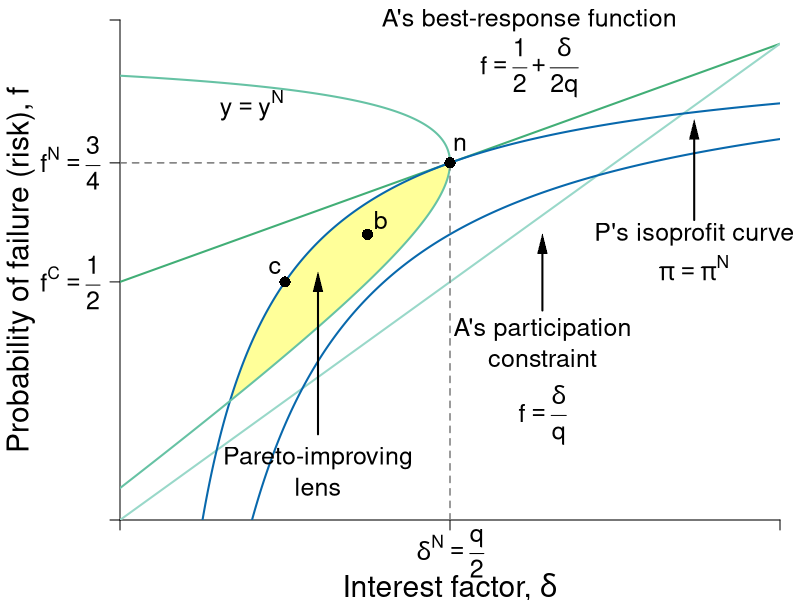

Here is the R script that generated this plot:
#Graph Designer: Simon Halliday, Scott Cohn, Harriet Brookes-Gray
#Authors: Bowles and Halliday
#Title: Coordination, Conflict and Competition: A Text in Microeconomics

library(shape)
pdf(file = "credit/credit_comparison.pdf", width = 8, height = 6)

#Set parameters for graphics
pointsize <- 1.8
axislabelsize <- 1.8
labelsize <- 1.5
namesize <- 1.8
annotatesize <- 1.5
graphlinewidth <- 2
segmentlinewidth <- 1.5

COL <- c("#7fc97f", "#beaed4", "#fdc086", "#ffff99", "#386cb0", "#f0027f", "#bf5b17", "#666666")
COLA <- c("#e0f3db", "#99d8c9","#66c2a4","#41ae76", "#238b45", "#005824")
COLB <- c("#c6dbef", "#4eb3d3", "#2b8cbe", "#0868ac","#084081")
COLC <- c("#fcfbfd", "#efedf5", "#dadaeb", "#bcbddc", "#9e9ac8", "#807dba", "#6a51a3", "#54278f", "#3f007d")
grays <- gray.colors(25, start = 1, end = 0)

#Edited the margins to cater for the larger LHS labels
par(mar =  c(4, 6, 1, 1))

brfFn <- function(delta, q = 1) {
  .5 + (delta / (2 * q)) 
}

PCFn <- function(delta, q = 1) {
  delta/q
}

isoreturnFn <- function(delta, pi=0.125) {
  1 - (pi)/delta
}


yFn <- function(d1, f1, q = 1){
  q*f1*(1 - f1) - d1*(1 - f1)
}

profitFn <- function(d1, q = 1){
  d1/2 - (1/(2*q))*(d1)^2
}

ylow <- function(delta, q = 1, ybar = 0.0625){
  (-sqrt(delta^2 - 2*delta*q + q^2 - 4*q*ybar) + delta + q)/(2*q)
}

yhigh <- function(delta, q = 1, ybar = 0.0625){
  (sqrt(delta^2 - 2*delta*q + q^2 - 4*q*ybar) + delta + q)/(2*q)
}

xlims <- c(0, 1)
ylims <- c(0, 1.05)

npts <- 501 
d1 <- seq(xlims[1], xlims[2], length.out = npts)
f1 <- seq(ylims[1], ylims[2], length.out = npts) 
a <- c(0.0625)

plot(0, 0, xlim = xlims, ylim = ylims, type = "n",
     xlab = expression(paste("")),
     ylab = expression(paste("")), 
     xaxt = "n", 
     yaxt = "n", 
     cex.lab = axislabelsize, 
     bty = "n", 
     xaxs = "i", 
     yaxs = "i"
)


ticksy <- c(ylims[1], 0.5, brfFn(delta = 0.5), ylims[2])
ylabels <- c(NA, expression(paste(f^{C} == frac(1,2))),expression(paste(f^{N} == frac(3,4))), NA)
ticksx <- c(xlims[1], 0.5, xlims[2])
xlabels <- c(NA, NA, NA)

axis(1, at = ticksx, pos = 0, labels = xlabels, cex.axis = labelsize)
axis(2, at = ticksy, pos = 0, labels = ylabels, las = 1, cex.axis = labelsize)

text(0.5, -0.07, expression(paste(delta^{N} == frac(q,2))), xpd = TRUE, cex = labelsize) 

npts <- 503 
xx1 <- seq(xlims[1], xlims[2], length.out = npts)
xx2 <- seq(0, 1, length.out = npts)
xx3 <- seq(0.01, xlims[2], length.out = npts)

xpoly1 <- seq(from = 0.168, to = 0.5, length.out = 500)
ypoly1 <- ylow(xpoly1)
ypoly2 <- isoreturnFn(xpoly1)
polygon(x = c(xpoly1, rev(xpoly1)), y = c(ypoly1, rev(ypoly2)), col = COL[4], density = NULL, border = NA)


#Draw the graphs
lines(xx1, brfFn(xx1), col = COLA[4], lwd = graphlinewidth)
lines(xx1, PCFn(xx1), col = COLA[2], lwd = graphlinewidth)
lines(xx1, isoreturnFn(xx1), col = COLB[4], lwd = graphlinewidth)
lines(xx1, isoreturnFn(xx1, pi = 0.2), col = COLB[4], lwd = graphlinewidth)



#Axis labels
mtext(expression(paste("Interest factor, ", delta)), side = 1, line = 3.3, cex = axislabelsize)
text(-0.15, 0.5*(ylims[2]), expression(paste("Probability of failure (risk), ", f)), xpd = TRUE, cex = axislabelsize, srt = 90) 


contour(d1, f1,
        outer(d1, f1, yFn),
        drawlabels = FALSE,
        col = COLA[3],
        lwd = graphlinewidth,
        levels = a,
        xaxs = "i",
        yaxs = "i",
        add = TRUE)


segments(0.5, 0, 0.5, brfFn(delta = 0.5), lty = 2, col = grays[20] , lwd = segmentlinewidth)
segments(0, brfFn(delta = 0.5), 0.5, brfFn(delta = 0.5), lty = 2, col = grays[20] , lwd = segmentlinewidth)

#Annotate points (4,4),(2,8),(8,2) on feasibility frontier
text(0.5 + 0.015, isoreturnFn(0.5) + 0.04, expression(paste(n)), cex = labelsize)
points(0.5, isoreturnFn(0.5), pch = 16, col = "black", cex = 1.5)
points(0.25, isoreturnFn(0.25), pch = 16, col = "black", cex = 1.5)
text(0.25 - 0.015, isoreturnFn(0.25) + 0.03, expression(paste(c)), cex = labelsize)


text(0.375 + 0.02, 0.6 + 0.03, expression(paste(b)), cex = labelsize)
points(0.375, 0.6, pch = 16, col = "black", cex = 1.5)

text(0.2, 0.87, expression(paste(y == y^{N})), cex = labelsize)

text(0.62, 1.05, expression(paste("A's best-response function")), cex = labelsize, xpd = TRUE)
text(0.62, 0.95, expression(paste(f == frac(1,2) + frac(delta, 2*q))), cex = labelsize)

text(0.64, 0.4, expression(paste("A's participation")), cex = labelsize)
text(0.64, 0.34, expression(paste("constraint")), cex = labelsize)
text(0.64, 0.22, expression(paste(f == frac(delta, q))), cex = labelsize)
Arrows(0.64, 0.44, 0.64, 0.58, col = "black", lty = 1, lwd = 2, arr.type = "triangle", arr.lwd = 0.5)


text(0.87, 0.6, expression(paste("P's isoprofit curve")), cex = labelsize, xpd = TRUE)
text(0.87, 0.53, expression(paste(pi == pi^{N})), cex = labelsize, xpd = TRUE)
Arrows(0.87, 0.63, 0.87, 0.82, col = "black", lty = 1, lwd = 2, arr.type = "triangle", arr.lwd = 0.5)

text(0.3, 0.13, expression(paste("Pareto-improving")), cex = labelsize)
text(0.3, 0.07, expression(paste("lens")), cex = labelsize)
Arrows(0.3, 0.18, 0.3, 0.5, col = "black", lty = 1, lwd = 2, arr.type = "triangle", arr.lwd = 0.5)


dev.off()
